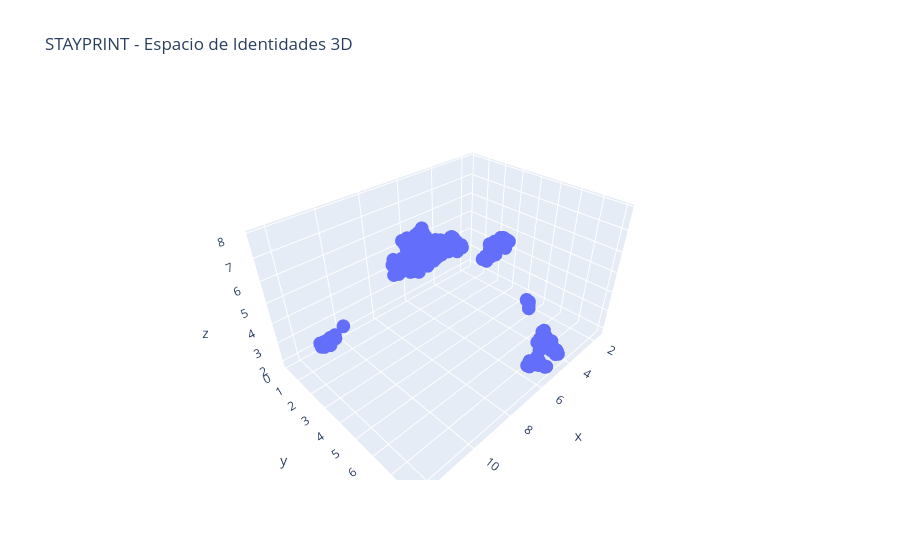

The notebook cell saved with this chart:
### Code cell
import sys
sys.path.append("../src")
from data.loader import DataLoader
from data.preprocessor import DataPreprocessor
from data.feature_builder import FeatureBuilder
from embeddings.embedder import FeatureEmbedder
from embeddings.reducer import DimensionalityReducer
import plotly.express as px
import pandas as pd

# pipeline datos
l = DataLoader(data_dir="../data/raw")
c, h = l.get_data()
p = DataPreprocessor()
c_clean, h_clean = p.preprocess_customers(c), p.preprocess_hotels(h)
fb = FeatureBuilder()
vec = fb.build_features(c_clean, h_clean)

# pipeline embedding
embedder = FeatureEmbedder(models_dir="../models")
scaled = embedder.fit_transform(vec)

reducer = DimensionalityReducer(models_dir="../models")
e15, e3 = reducer.fit_transform(scaled)

# viz
df = pd.DataFrame(e3, columns=["x", "y", "z"])
df["ID"] = vec.index
px.scatter_3d(df, x="x", y="y", z="z", hover_name="ID", title="STAYPRINT - Espacio de Identidades 3D").show()

### Figure 1 — Plotly figure (JSON) as saved in the notebook; plotly's stock layout.template omitted (floating-point values rounded to 4 significant figures; data arrays with more than 128 entries replaced by an {"elided": "..."} marker saying what was removed)
{"data": [{"hovertemplate": "<b>%{hovertext}</b><br><br>x=%{x}<br>y=%{y}<br>z=%{z}<extra></extra>", "hovertext": {"elided": "200 str values"}, "legendgroup": "", "marker": {"color": "#636efa", "symbol": "circle"}, "mode": "markers", "name": "", "scene": "scene", "showlegend": false, "type": "scatter3d", "x": {"elided": "200 float values"}, "y": {"elided": "200 float values"}, "z": {"elided": "200 float values"}}], "layout": {"legend": {"tracegroupgap": 0}, "scene": {"domain": {"x": [0.0, 1.0], "y": [0.0, 1.0]}, "xaxis": {"title": {"text": "x"}}, "yaxis": {"title": {"text": "y"}}, "zaxis": {"title": {"text": "z"}}}, "title": {"text": "STAYPRINT - Espacio de Identidades 3D"}}}
